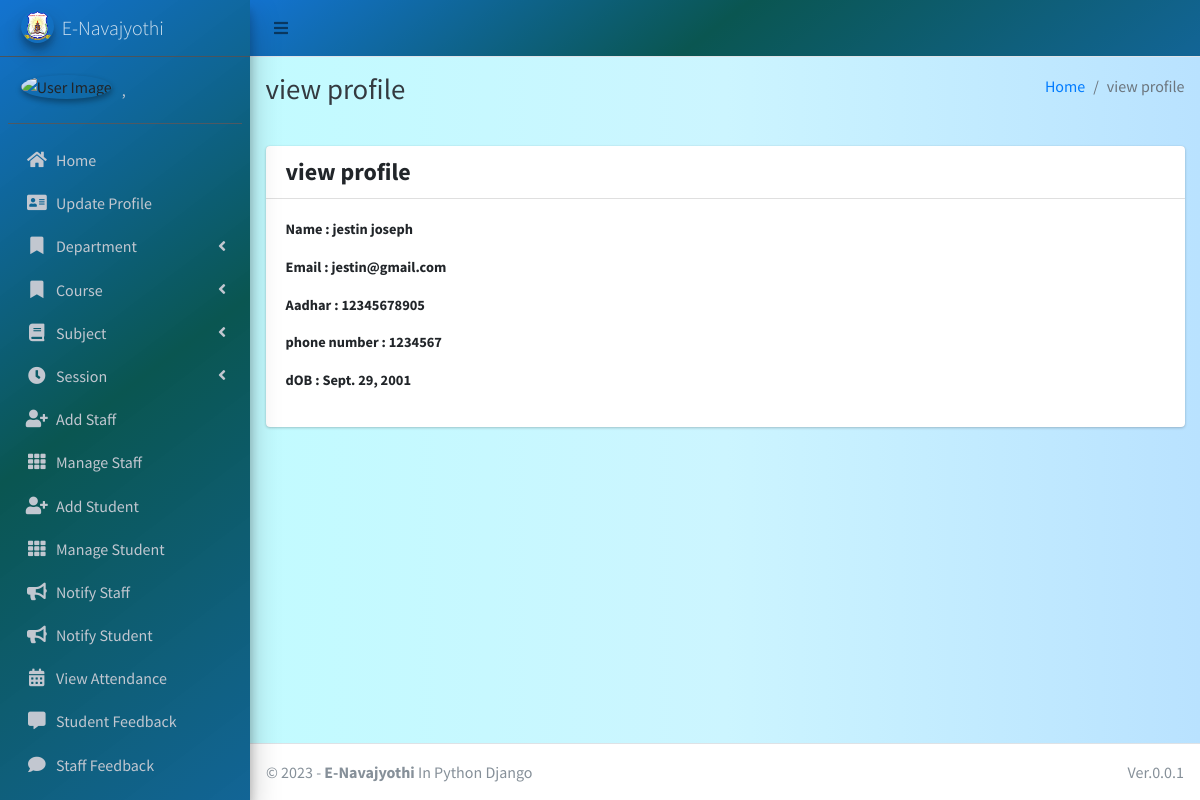
Page /student/view/1 (signed in) on the committed database.
### main_app/models.py (models this page shows, shortened)
class CustomUser(AbstractUser):
    USER_TYPE = ((1, "HOD"), (2, "Staff"), (3, "Student"))
    GENDER = [("M", "Male"), ("F", "Female")]
    username = None  # Removed username, using email instead
    email = models.EmailField(unique=True)
    user_type = models.CharField(default=1, choices=USER_TYPE, max_length=1)
    gender = models.CharField(max_length=1, choices=GENDER)
    profile_pic = models.ImageField()
    address = models.TextField()
    fcm_token = models.TextField(default="")  # For firebase notifications
    created_at = models.DateTimeField(auto_now_add=True)
    updated_at = models.DateTimeField(auto_now=True)
    USERNAME_FIELD = "email"
    REQUIRED_FIELDS = []
    objects = CustomUserManager()
    phone_num = models.IntegerField(max_length=12 ,null=True,blank=False)
    aadhar_num = models.IntegerField(max_length=12,null=True,blank=False)
    date_of_birth = models.DateField(null=True,blank=False)
    def __str__(self):
        return self.last_name + ", " + self.first_name

class Student(models.Model):
    admin = models.OneToOneField(CustomUser, on_delete=models.CASCADE)
    department = models.ForeignKey(Department, on_delete=models.DO_NOTHING, null=True, blank=False)
    course = models.ForeignKey(Course, on_delete=models.DO_NOTHING, null=True, blank=False)
    session = models.ForeignKey(Session, on_delete=models.DO_NOTHING, null=True)
    phone_num = models.IntegerField(max_length=12 ,null=True,blank=False)
    aadhar_num = models.IntegerField(max_length=12,null=True,blank=False)
    date_of_birth = models.DateField(null=True,blank=False)

### main_app/hod_views.py (the view)
def view_profile(request,student_id,):
    student = get_object_or_404(Student, id=student_id)
    context = {
        'student':student,
        'page_title': 'view profile'
    }
    return render(request, "hod_template/view_profile.html", context)

### main_app/templates/hod_template/view_profile.html (shortened to what this page needs)
{% extends 'main_app/base.html' %}
{% load static %}
{% block page_title %}{{page_title}}{% endblock page_title %}
{% block content %}
<section class="content">
    <div class="container-fluid">
        <div class="row">
            <div class="col-md-12">
                <div class="card">
                    <div class="card-header">
                        <h3 class="card-title" style="font-size:2vw; font-weight:bold">{{page_title}}</h3>
                    </div>
                    <div class="card-body" style= " font-size:1.2vw ; font-weight:bold">
                        <p> Name :  {{student.admin.first_name}} {{student.admin.last_name}}</p>
                        <p> Email :  {{student.admin.email}} </p>
                        <p>Aadhar :  {{student.aadhar_num}} </p>
                        <p>phone number  : {{student.phone_num}}</p>
                        <p> dOB : {{student.date_of_birth}}</p>
                    </div>
                </div>
            </div>
        </div>
    </div>
</section>
{% endblock content %}

### main_app/templates/main_app/sidebar_template.html (shortened to what this page needs)
{% load static %}
<aside class="main-sidebar sidebar-dark-info elevation-4 " style="background: rgb(0,104,205);
background: linear-gradient(143deg, rgba(0,104,205,0.9248949579831933) 0%, rgba(0,79,74,0.9613095238095238) 49%, rgba(0,89,142,0.9276960784313726) 100%);">
    {% if request.user.user_type == '1' %}
    <a href="{% url 'admin_home' %}" class="brand-link">
        <img src="{% static 'dist/img/nava_logo.png' %} " alt="AdminLTE Logo"
            class="brand-image img-circle elevation-3" >
        <span class="brand-text font-weight-light">E-Navajyothi</span>
    </a>
      <div class="sidebar">
        <div class="user-panel mt-3 pb-3 mb-3 d-flex">
            <div class="image">
                <img src="{{ request.user.profile_pic}}" class="img-circle elevation-2" alt="User Image">
            </div>
            <div class="info">
                <a href="#" class="d-block">{{user}}</a>
            </div>
        </div>
        <nav class="mt-2 ">
            <ul class="nav nav-pills nav-sidebar flex-column " data-widget="treeview" role="menu" data-accordion="false">
                <li class="nav-item">
                    {% url 'admin_home' as admin_home %}
                    <a href="{{admin_home}}" class="nav-link {% if admin_home == request.path %} active {% endif %}">
                        <i class="nav-icon fas fa-home"></i>
                        <p >
                            Home
                        </p>
                    </a>
                </li>
                <li class="nav-item">
                    {% url 'admin_view_profile' as admin_view_profile %}
                    <a href="{{admin_view_profile}}"
                        class="nav-link {% if admin_view_profile == request.path %} active {% endif %}">
                        <i class="nav-icon fas fa-address-card"></i>
                        <p>
                            Update Profile
                        </p>
                    </a>
                </li>
            <li class="nav-item has-treeview">
                    <a href="#" class="nav-link">
                        <i class="nav-icon fas fa-bookmark"></i>
                        <p>
                            Department
                            <i class="fas fa-angle-left right"></i>
                        </p>
                    </a>
                </li>
                <li class="nav-item has-treeview">
                    <a href="#" class="nav-link">
                        <i class="nav-icon fas fa-bookmark"></i>
                        <p>
                            Course
                            <i class="fas fa-angle-left right"></i>
                        </p>
                    </a>
                </li>
                <li class="nav-item has-treeview">
                    <a href="#" class="nav-link">
                        <i class="nav-icon fas fa-book"></i>
                        <p>
                            Subject
                            <i class="fas fa-angle-left right"></i>
                        </p>
                    </a>
                </li>
                <li class="nav-item has-treeview">
                    <a href="#" class="nav-link">
                        <i class="nav-icon fas fa-clock"></i>
                        <p>
                            Session
                            <i class="fas fa-angle-left right"></i>
                        </p>
                    </a>
                </li>
                <li class="nav-item">
                    {% url 'add_staff' as add_staff %}
                    <a href="{{add_staff}}" class="nav-link {% if add_staff == request.path %} active {% endif %}">
                        <i class="nav-icon fas fa-user-plus"></i>
                        <p>
                            Add Staff
                        </p>
                    </a>
                </li>
                <li class="nav-item">
                    {% url 'manage_staff' as manage_staff %}
                    {% url 'edit_staff' staff_id as edit_staff %}
                    <a href="{{manage_staff}}"
                        class="nav-link {% if manage_staff == request.path or request.path == edit_staff %} active {% endif %}">
                        <i class="nav-icon fas fa-th"></i>
                        <p>
                            Manage Staff
                        </p>
                    </a>
                </li>
                <li class="nav-item">
                    {% url 'add_student' as add_student%}
                    <a href="{{add_student}}" class="nav-link  {% if add_student == request.path %} active {% endif %}">
                        <i class="nav-icon fas fa-user-plus"></i>
                        <p>
                            Add Student
                        </p>
                    </a>
                </li>
                <li class="nav-item">
                    {% url 'manage_student' as manage_student %}
                    {% url 'edit_student' student_id as edit_student %}
                    <a href="{{manage_student}}"
                        class="nav-link  {% if edit_student == request.path or manage_student == request.path %} active {% endif %}">
                        <i class="nav-icon fas fa-th"></i>
                        <p>
                            Manage Student
                        </p>
                    </a>
                </li>
                <li class="nav-item">
                    {% url 'admin_notify_staff' as admin_notify_staff %}
                    <a href="{{admin_notify_staff}}"
                        class="nav-link {% if admin_notify_staff == request.path %} active {% endif %}">
                        <i class="nav-icon fas fa-bullhorn"></i>
                        <p>
                            Notify Staff
                        </p>
                    </a>
                </li>
                <li class="nav-item">
                    {% url 'admin_notify_student' as admin_notify_student %}
                    <a href="{{admin_notify_student}}"
                        class="nav-link {% if admin_notify_student == request.path %} active {% endif %}">
                        <i class="nav-icon fas fa-bullhorn"></i>
                        <p>
                            Notify Student
                        </p>
                    </a>
                </li>
                <li class="nav-item">
                    {% url 'admin_view_attendance' as admin_view_attendance %}
                <li class="nav-item">
                    <a href="{{admin_view_attendance}}"
                        class="nav-link  {% if admin_view_attendance == request.path %} active {% endif %}">
                        <i class="nav-icon fas fa-calendar-alt"></i>
                        <p>
                            View Attendance
                        </p>
                    </a>
                </li>
                <li class="nav-item">
                    {% url 'student_feedback_message' as student_feedback_message %}
                    <a href="{{ student_feedback_message }}"
                        class="nav-link  {% if student_feedback_message == request.path %} active {% endif %}">
                        <i class="nav-icon fas fa-comment-alt"></i>
                        <p>
                            Student Feedback
                        </p>
                    </a>
                </li>
                <li class="nav-item">
                    {% url 'staff_feedback_message' as staff_feedback_message %}
                    <a href="{{staff_feedback_message}}"
                        class="nav-link   {% if staff_feedback_message == request.path %} active {% endif %}">
                        <i class="nav-icon fas fa-comment"></i>
                        <p>
                            Staff Feedback
                        </p>
                    </a>
                </li>
                <li class="nav-item">
                    {% url 'view_staff_leave' as view_staff_leave %}
                    <a href="{{view_staff_leave}}"
                        class="nav-link  {% if view_staff_leave == request.path %} active {% endif %}">
                    </a>
                </li>
                                        {% endif %}
                                    </ul>
                                </nav>
                            </div>
</aside>

### rows in the picture
CustomUser: last_name+first_name ","
Student: admin.first_name "jestin", admin.last_name "joseph", admin.email "jestin@gmail.com", aadhar_num "12345678905", phone_num "1234567", date_of_birth "Sept. 29, 2001"

### other values in the picture
{{ page_title }} "view profile"
